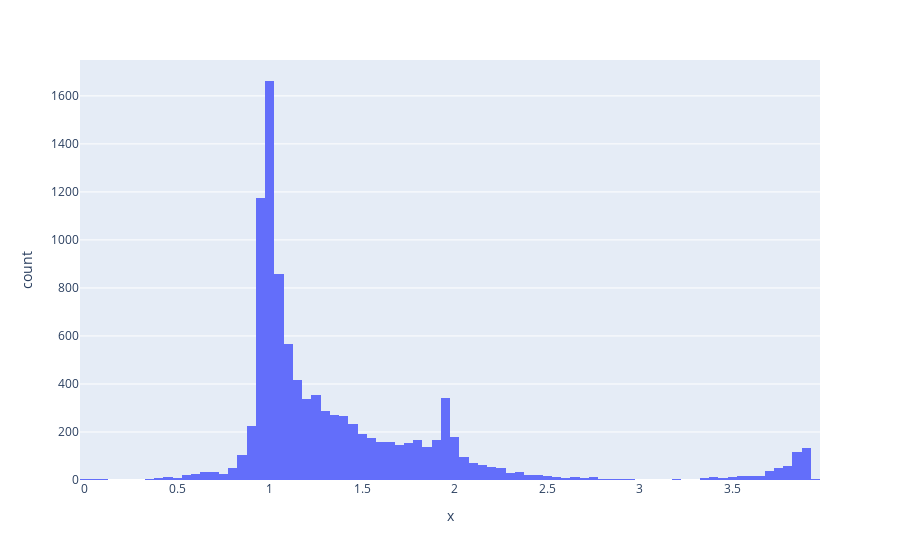

The notebook cell saved with this chart:
### Code cell
px.histogram(x = l1.pos_scores)

### Figure 1 — Plotly figure (JSON) as saved in the notebook; plotly's stock layout.template omitted (floating-point values rounded to 4 significant figures; data arrays with more than 128 entries replaced by an {"elided": "..."} marker saying what was removed)
{"data": [{"alignmentgroup": "True", "bingroup": "x", "hovertemplate": "x=%{x}<br>count=%{y}<extra></extra>", "legendgroup": "", "marker": {"color": "#636efa", "pattern": {"shape": ""}}, "name": "", "offsetgroup": "", "orientation": "v", "showlegend": false, "type": "histogram", "x": {"elided": "10000 float values"}, "xaxis": "x", "yaxis": "y"}], "layout": {"barmode": "relative", "legend": {"tracegroupgap": 0}, "margin": {"t": 60}, "xaxis": {"anchor": "y", "domain": [0, 1], "title": {"text": "x"}}, "yaxis": {"anchor": "x", "domain": [0, 1], "title": {"text": "count"}}}}
